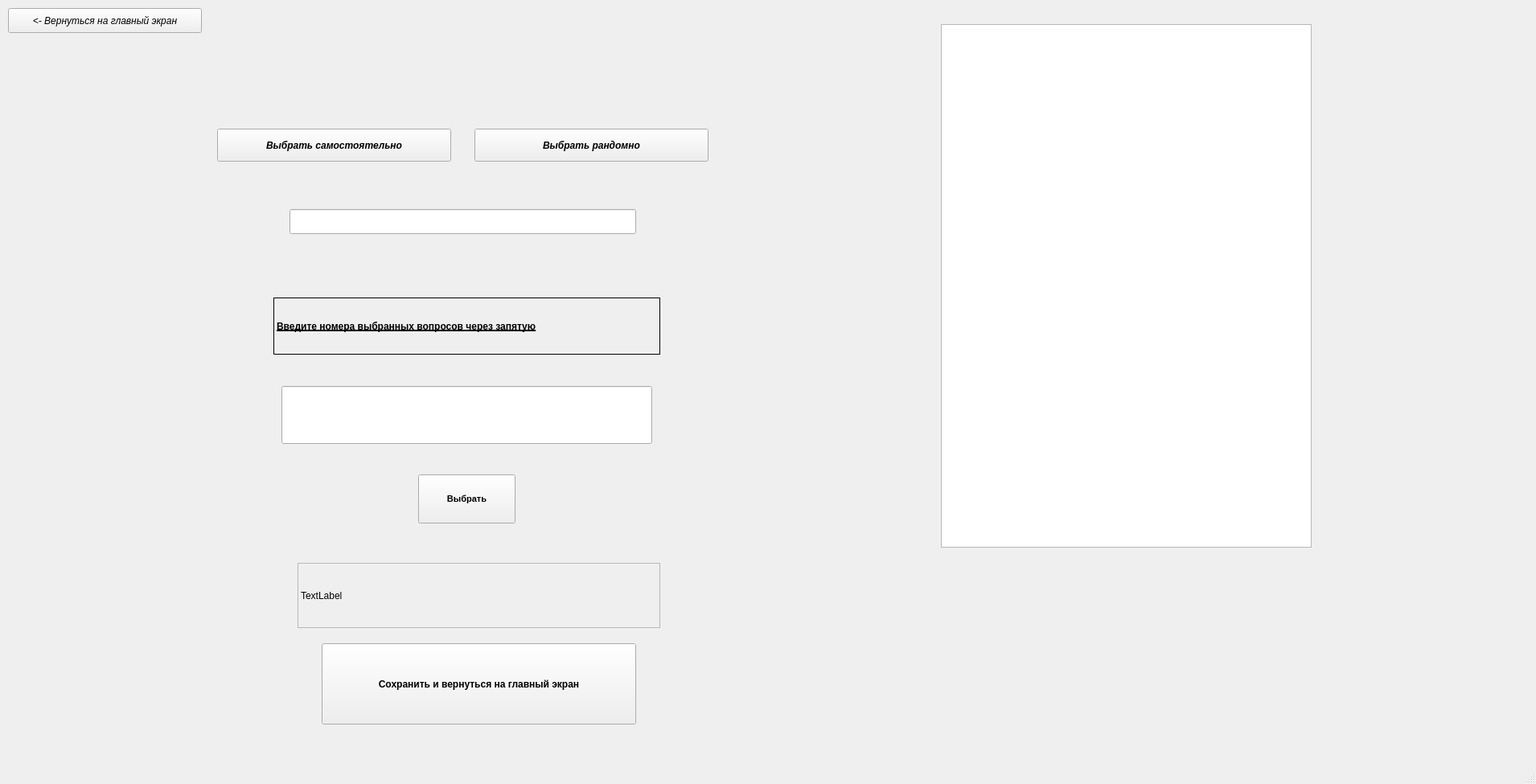
<?xml version="1.0" encoding="UTF-8"?>
<ui version="4.0">
 <class>MainWindow</class>
 <widget class="QMainWindow" name="MainWindow">
  <property name="geometry">
   <rect>
    <x>0</x>
    <y>0</y>
    <width>1910</width>
    <height>975</height>
   </rect>
  </property>
  <property name="windowTitle">
   <string>MainWindow</string>
  </property>
  <widget class="QWidget" name="centralwidget">
   <widget class="QLineEdit" name="lineEdit">
    <property name="geometry">
     <rect>
      <x>360</x>
      <y>260</y>
      <width>431</width>
      <height>31</height>
     </rect>
    </property>
   </widget>
   <widget class="QPushButton" name="pushButton">
    <property name="geometry">
     <rect>
      <x>270</x>
      <y>160</y>
      <width>291</width>
      <height>41</height>
     </rect>
    </property>
    <property name="font">
     <font>
      <weight>75</weight>
      <italic>true</italic>
      <bold>true</bold>
     </font>
    </property>
    <property name="text">
     <string>Выбрать самостоятельно</string>
    </property>
   </widget>
   <widget class="QPushButton" name="pushButton_2">
    <property name="geometry">
     <rect>
      <x>590</x>
      <y>160</y>
      <width>291</width>
      <height>41</height>
     </rect>
    </property>
    <property name="font">
     <font>
      <weight>75</weight>
      <italic>true</italic>
      <bold>true</bold>
     </font>
    </property>
    <property name="text">
     <string>Выбрать рандомно</string>
    </property>
   </widget>
   <widget class="QLineEdit" name="lineEdit_2">
    <property name="geometry">
     <rect>
      <x>350</x>
      <y>480</y>
      <width>461</width>
      <height>72</height>
     </rect>
    </property>
   </widget>
   <widget class="QLabel" name="label">
    <property name="geometry">
     <rect>
      <x>340</x>
      <y>370</y>
      <width>481</width>
      <height>71</height>
     </rect>
    </property>
    <property name="font">
     <font>
      <family>MS Shell Dlg 2</family>
      <weight>75</weight>
      <italic>false</italic>
      <bold>true</bold>
      <underline>true</underline>
      <strikeout>false</strikeout>
      <kerning>true</kerning>
     </font>
    </property>
    <property name="frameShape">
     <enum>QFrame::Box</enum>
    </property>
    <property name="text">
     <string>Введите номера выбранных вопросов через запятую</string>
    </property>
   </widget>
   <widget class="QPlainTextEdit" name="plainTextEdit">
    <property name="geometry">
     <rect>
      <x>1170</x>
      <y>30</y>
      <width>461</width>
      <height>651</height>
     </rect>
    </property>
   </widget>
   <widget class="QPushButton" name="pushButton_3">
    <property name="geometry">
     <rect>
      <x>520</x>
      <y>590</y>
      <width>121</width>
      <height>61</height>
     </rect>
    </property>
    <property name="font">
     <font>
      <pointsize>8</pointsize>
      <weight>75</weight>
      <bold>true</bold>
     </font>
    </property>
    <property name="text">
     <string>Выбрать</string>
    </property>
   </widget>
   <widget class="QLabel" name="label_2">
    <property name="geometry">
     <rect>
      <x>370</x>
      <y>700</y>
      <width>451</width>
      <height>81</height>
     </rect>
    </property>
    <property name="frameShape">
     <enum>QFrame::StyledPanel</enum>
    </property>
    <property name="text">
     <string>TextLabel</string>
    </property>
   </widget>
   <widget class="QPushButton" name="pushButton_4">
    <property name="geometry">
     <rect>
      <x>400</x>
      <y>800</y>
      <width>391</width>
      <height>101</height>
     </rect>
    </property>
    <property name="font">
     <font>
      <weight>75</weight>
      <italic>false</italic>
      <bold>true</bold>
     </font>
    </property>
    <property name="text">
     <string>Сохранить и вернуться на главный экран</string>
    </property>
   </widget>
   <widget class="QPushButton" name="pushButton_5">
    <property name="geometry">
     <rect>
      <x>10</x>
      <y>10</y>
      <width>241</width>
      <height>31</height>
     </rect>
    </property>
    <property name="font">
     <font>
      <italic>true</italic>
     </font>
    </property>
    <property name="text">
     <string>&lt;- Вернуться на главный экран</string>
    </property>
   </widget>
  </widget>
  <widget class="QMenuBar" name="menubar">
   <property name="geometry">
    <rect>
     <x>0</x>
     <y>0</y>
     <width>1910</width>
     <height>18</height>
    </rect>
   </property>
  </widget>
  <widget class="QStatusBar" name="statusbar"/>
 </widget>
 <resources/>
 <connections/>
</ui>
